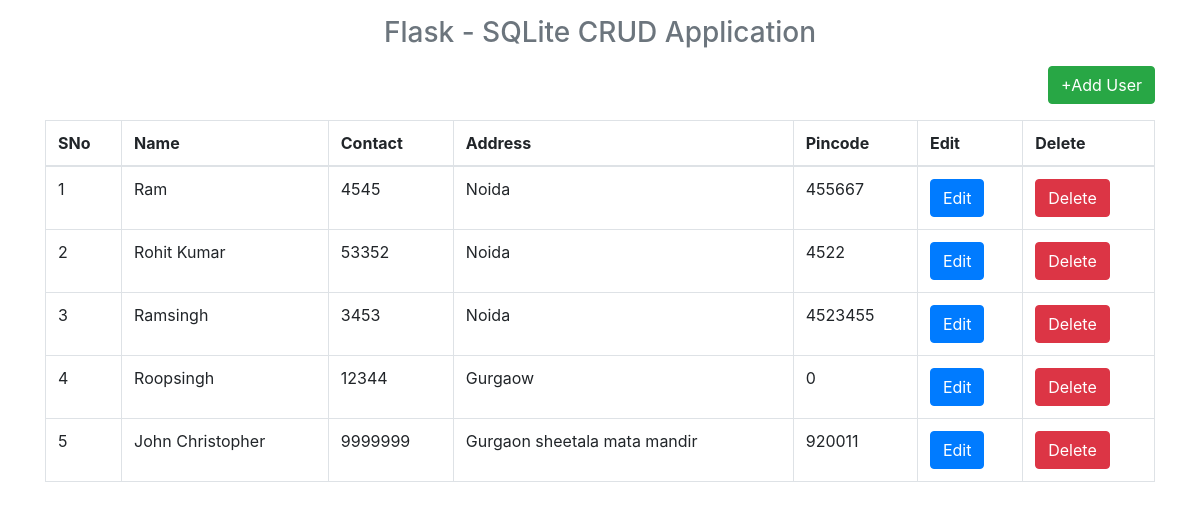
/index, run on the app's committed database.
### tables this page shows
CREATE TABLE "users" ("ID" INTEGER PRIMARY KEY AUTOINCREMENT,"NAME" TEXT, "CONTACT" TEXT, "ADDRESS" TEXT, "PINCODE" INT);

### app.py (the view)
@app.route('/')
@app.route('/index')
def index():
    con = sql.connect("employee.db")
    con.row_factory=sql.Row
    cur = con.cursor()
    cur.execute("SELECT * FROM users")
    rows = cur.fetchall()
    collection_list=[]
    for i in rows:
        data=dict()
        for j in i:
            data={
                'id':i['id'],'name':i['name'],'contact':i['contact'],'address':i['address'],'pincode':i['pincode']
            }
        collection_list.append(data)
    print(collection_list)
    return render_template("index.html",rows=rows)

### templates/index.html
{% extends 'layout.html' %}
{% block body %}
  <h3 class='text-center text-muted mb-3'>Flask - SQLite CRUD Application</h3>
  <p class='text-right'><a href='{{url_for("add_user")}}' class='btn btn-success '>+Add User</a></p>
  <table class='table table-bordered'>
    <thead>
      <th>SNo</th>
      <th>Name</th>
      <th>Contact</th>
      <th>Address</th>
      <th>Pincode</th>
      <th>Edit</th>
      <th>Delete</th>
    </thead>
    <tbody>
      {% for row in rows %}
        <tr>
          <td>{{loop.index}}</td>
          <td>{{row.NAME}}</td>
          <td>{{row.CONTACT}}</td>
          <td>{{row.ADDRESS}}</td>
          <td>{{row.PINCODE}}</td>
          <td><a href='{{url_for("edit_user",id=row.ID)}}' class='btn btn-primary'>Edit</a></td>
          <td><a href='{{url_for("delete_user",id=row.ID)}}' class='btn btn-danger' onclick='return confirm("Are You Sure")'>Delete</a></td>
        </tr>
      {%endfor%}
    </tbody>
  </table>
{% endblock %}

### templates/layout.html (shortened to what this page needs)
<html>
  <head>
    <link rel="stylesheet" href="https://maxcdn.bootstrapcdn.com/bootstrap/4.0.0/css/bootstrap.min.css">
  </head>
  <body>
    <div class='container pt-3'>
      {% block body %}
      {% endblock %}
    </div>
  </body>
</html>

### data on the page
users: NAME "Ram", CONTACT "4545", ADDRESS "Noida", PINCODE "455667"
users: NAME "Rohit Kumar", CONTACT "53352", ADDRESS "Noida", PINCODE "4522"
users: NAME "Ramsingh", CONTACT "3453", ADDRESS "Noida", PINCODE "4523455"
users: NAME "Roopsingh", CONTACT "12344", ADDRESS "Gurgaow", PINCODE "0"
users: NAME "John Christopher", CONTACT "9999999", ADDRESS "Gurgaon sheetala mata mandir", PINCODE "920011"
